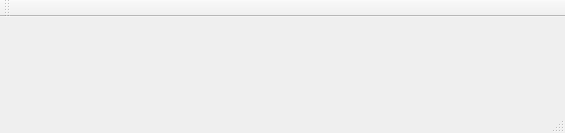
<?xml version="1.0" encoding="UTF-8"?>
<ui version="4.0">
 <class>MainWindow</class>
 <widget class="QMainWindow" name="MainWindow">
  <property name="geometry">
   <rect>
    <x>0</x>
    <y>0</y>
    <width>565</width>
    <height>133</height>
   </rect>
  </property>
  <property name="windowTitle">
   <string>MainWindow</string>
  </property>
  <widget class="QWidget" name="centralWidget">
   <widget class="QLabel" name="label">
    <property name="geometry">
     <rect>
      <x>10</x>
      <y>10</y>
      <width>601</width>
      <height>61</height>
     </rect>
    </property>
    <property name="font">
     <font>
      <pointsize>40</pointsize>
     </font>
    </property>
    <property name="text">
     <string/>
    </property>
   </widget>
  </widget>
  <widget class="QMenuBar" name="menuBar">
   <property name="geometry">
    <rect>
     <x>0</x>
     <y>0</y>
     <width>565</width>
     <height>22</height>
    </rect>
   </property>
  </widget>
  <widget class="QToolBar" name="mainToolBar">
   <attribute name="toolBarArea">
    <enum>TopToolBarArea</enum>
   </attribute>
   <attribute name="toolBarBreak">
    <bool>false</bool>
   </attribute>
  </widget>
  <widget class="QStatusBar" name="statusBar"/>
 </widget>
 <layoutdefault spacing="6" margin="11"/>
 <resources/>
 <connections/>
</ui>
